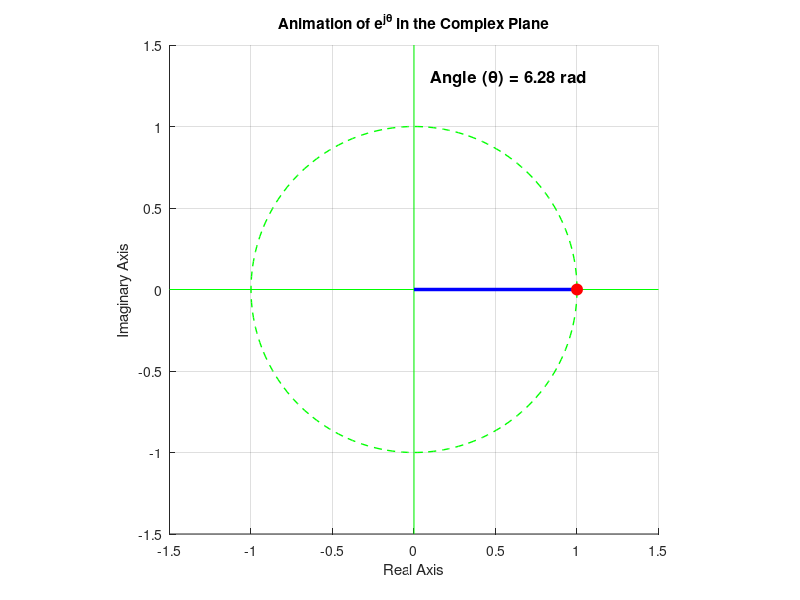

MATLAB code for this plot:
% 5. Create an animation of the rotation of e^jtheta in the complex plane. (unit circle animation)

figure('Name', 'e^{j\theta} Rotation');
hold on;
grid on;
axis equal;
axis([-1.5 1.5 -1.5 1.5]);
title('Animation of e^{j\theta} in the Complex Plane', 'Interpreter', 'tex');
xlabel('Real Axis');
ylabel('Imaginary Axis');
theta_circle = linspace(0, 2*pi, 200);
plot(cos(theta_circle), sin(theta_circle), 'g--', 'LineWidth', 1);
plot([-1.5 1.5], [0 0], 'g-');
plot([0 0], [-1.5 1.5], 'g-');
h_vector = plot([0 1], [0 0], 'b-', 'LineWidth', 2.5);
h_point = plot(1, 0, 'ro', 'MarkerFaceColor', 'r', 'MarkerSize', 8);
h_text = text(0.1, 1.3, 'Angle (\theta) = 0.00 rad', 'FontSize', 12, 'FontWeight', 'bold');
for theta = linspace(0, 2*pi, 300)
    x = cos(theta);
    y = sin(theta);
    set(h_vector, 'XData', [0 x], 'YData', [0 y]);
    set(h_point, 'XData', x, 'YData', y);
    set(h_text, 'String', sprintf('Angle (\\theta) = %.2f rad', theta));
    pause(0.05);
end